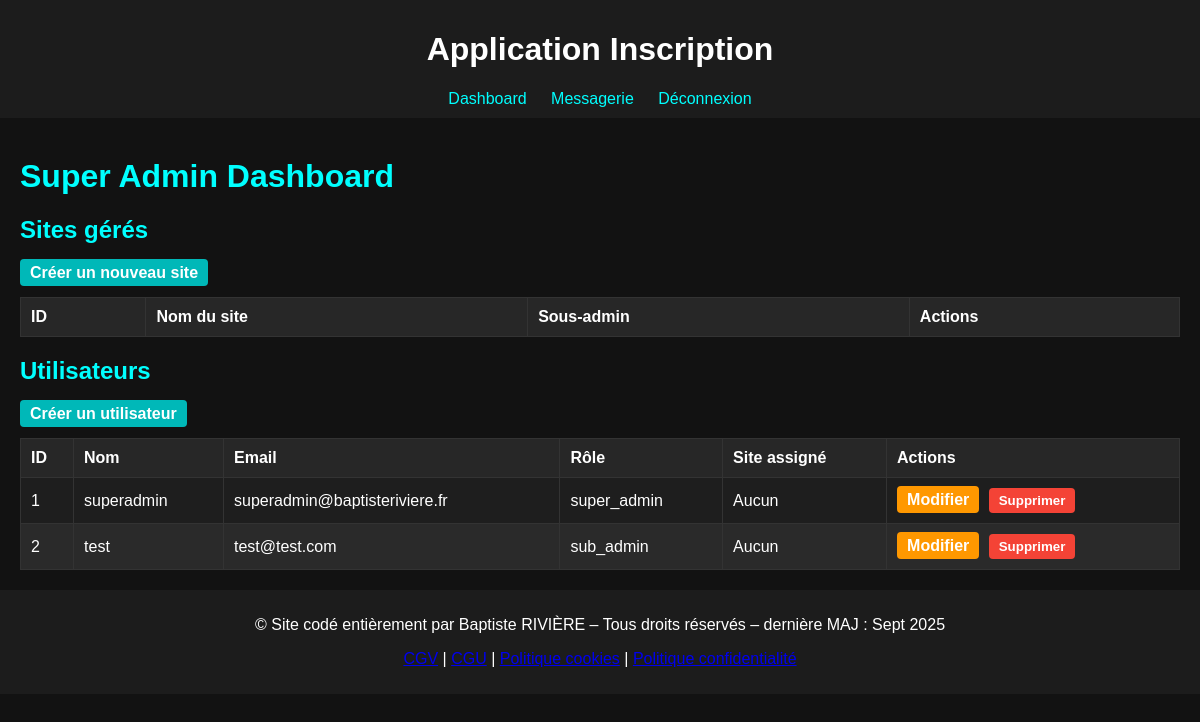
Page /super_admin/ (signed in) on the earlier database version.
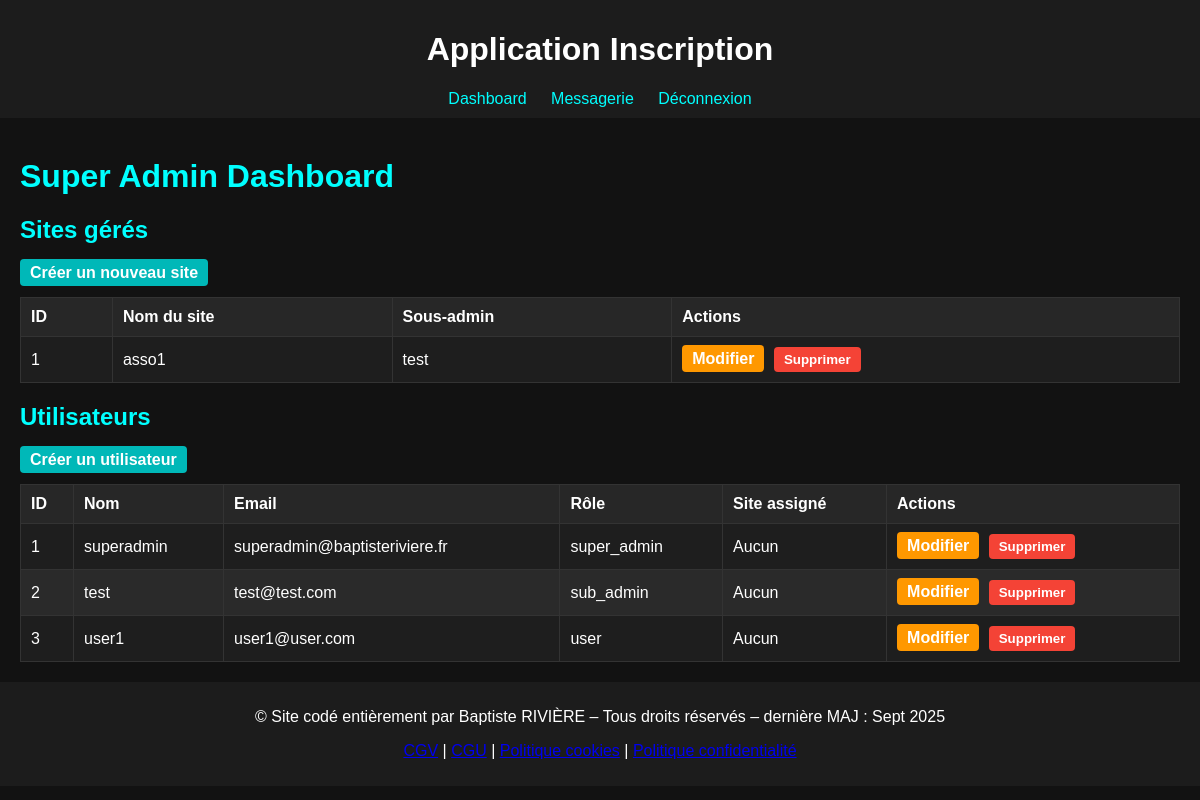
Same page on the later database version.
### app/models.py (models this page shows, shortened)
class User(UserMixin, db.Model):
    id = db.Column(db.Integer, primary_key=True)
    username = db.Column(db.String(64), unique=True, nullable=False)
    email = db.Column(db.String(120), unique=True, nullable=False)
    password_hash = db.Column(db.String(128))
    role = db.Column(db.String(20), default='user')  # user / sub_admin / super_admin
    site_id = db.Column(db.Integer, db.ForeignKey('site.id'), nullable=True)
    site = db.relationship(
        'Site',
        back_populates='users',
        foreign_keys=[site_id]
    )
    dossiers = db.relationship('Dossier', backref='user', lazy=True)
    managed_sites = db.relationship(
        'Site',
        back_populates='sub_admin',
        foreign_keys='Site.sub_admin_id'
    )
    sent_messages = db.relationship('Message', backref='sender', foreign_keys='Message.sender_id', lazy='dynamic')
    received_messages = db.relationship('Message', backref='recipient', foreign_keys='Message.recipient_id', lazy='dynamic')

class Site(db.Model):
    id = db.Column(db.Integer, primary_key=True)
    name = db.Column(db.String(100), unique=True, nullable=False)
    slug = db.Column(db.String(50), unique=True, nullable=False)  # partie du lien
    sub_admin_id = db.Column(db.Integer, db.ForeignKey('user.id'), nullable=True)
    users = db.relationship(
        'User',
        back_populates='site',
        foreign_keys='User.site_id'
    )
    sub_admin = db.relationship(
        'User',
        back_populates='managed_sites',
        foreign_keys=[sub_admin_id]
    )
    dossiers = db.relationship('Dossier', backref='site', lazy=True)

### app/routes/super_admin.py (the view)
@super_admin_bp.route('/')
@login_required
@super_admin_required
def dashboard():
    sites = Site.query.all()
    users = User.query.all()
    return render_template('super_admin/dashboard.html', sites=sites, users=users)

### app/routes/super_admin.py (called while the page is built)
def super_admin_required(func):
    @wraps(func)
    def wrapper(*args, **kwargs):
        if not current_user.is_authenticated or current_user.role != 'super_admin':
            flash("Accès interdit : Super Admin uniquement.", "danger")
            return redirect(url_for('user.home'))
        return func(*args, **kwargs)
    return wrapper

### app/templates/super_admin/dashboard.html (shortened to what this page needs)
{% extends "base.html" %}
{% block extra_styles %}
<link rel="stylesheet" href="{{ url_for('static', filename='css/super_admin/dashboard.css') }}">
{% endblock %}
{% block content %}
<div id="super-admin-dashboard">
    <h1>Super Admin Dashboard</h1>
    <section>
        <h2>Sites gérés</h2>
        <a href="{{ url_for('super_admin.create_site') }}" class="btn btn-primary mb-3">Créer un nouveau site</a>
        <table class="dashboard-table">
            <thead>
                <tr>
                    <th>ID</th>
                    <th>Nom du site</th>
                    <th>Sous-admin</th>
                    <th>Actions</th>
                </tr>
            </thead>
            <tbody>
            {% for site in sites %}
                <tr>
                    <td>{{ site.id }}</td>
                    <td>{{ site.name }}</td>
                    <td>{{ site.sub_admin.username if site.sub_admin else "Aucun" }}</td>
                    <td>
                        <a href="{{ url_for('super_admin.edit_site', site_id=site.id) }}" class="btn btn-warning">Modifier</a>
                        <form method="POST" action="{{ url_for('super_admin.delete_site', site_id=site.id) }}" style="display:inline">
                            <button type="submit" class="btn btn-danger" onclick="return confirm('Supprimer ce site ?');">Supprimer</button>
                        </form>
                    </td>
                </tr>
            {% endfor %}
            </tbody>
        </table>
    </section>
    <section class="mt-5">
        <h2>Utilisateurs</h2>
        <a href="{{ url_for('super_admin.create_user') }}" class="btn btn-primary mb-3">Créer un utilisateur</a>
        <table class="dashboard-table">
            <thead>
                <tr>
                    <th>ID</th>
                    <th>Nom</th>
                    <th>Email</th>
                    <th>Rôle</th>
                    <th>Site assigné</th>
                    <th>Actions</th>
                </tr>
            </thead>
            <tbody>
            {% for user in users %}
                <tr>
                    <td>{{ user.id }}</td>
                    <td>{{ user.username }}</td>
                    <td>{{ user.email }}</td>
                    <td>{{ user.role }}</td>
                    <td>{{ user.site.name if user.site else "Aucun" }}</td>
                    <td>
                        <a href="{{ url_for('super_admin.edit_user', user_id=user.id) }}" class="btn btn-warning">Modifier</a>
                        <form method="POST" action="{{ url_for('super_admin.delete_user', user_id=user.id) }}" style="display:inline">
                            <button type="submit" class="btn btn-danger" onclick="return confirm('Supprimer cet utilisateur ?');">Supprimer</button>
                        </form>
                    </td>
                </tr>
            {% endfor %}
            </tbody>
        </table>
    </section>
</div>
{% endblock %}

### app/templates/base.html (shortened to what this page needs)
<!DOCTYPE html>
<html lang="fr">
<head>
    <link rel="stylesheet" href="{{ url_for('static', filename='css/style.css') }}">
    {% block extra_styles %}{% endblock %}
</head>
<body>
    <header>
        <h1>Application Inscription</h1>
        <nav>
            {% if current_user.is_authenticated %}
                <a href="{{ url_for('user.home') }}">Dashboard</a>
                <a href="{{ url_for('messaging.inbox') }}">Messagerie</a>
                <a href="{{ url_for('user.logout') }}">Déconnexion</a>
            {% else %}
                <a href="{{ url_for('user.login') }}">Connexion</a>
                <a href="{{ url_for('user.register') }}">Inscription</a>
            {% endif %}
        </nav>
    </header>
    <main>
        {% block content %}{% endblock %}
    </main>
    <footer>
        <p>© Site codé entièrement par Baptiste RIVIÈRE – Tous droits réservés – dernière MAJ : Sept 2025</p>
        <p>
            <a href="#">CGV</a> |
            <a href="#">CGU</a> |
            <a href="#">Politique cookies</a> |
            <a href="#">Politique confidentialité</a>
        </p>
    </footer>
</body>
</html>

### app/static/css/style.css (style rules this page uses)
body { background-color: #121212; color: #ffffff; font-family: Arial, sans-serif; margin: 0; padding: 0; }
header, footer { background-color: #1c1c1c; padding: 10px 20px; text-align: center; }
nav a { color: #00ffff; text-decoration: none; margin: 0 10px; }
main { padding: 20px; }

### app/static/css/super_admin/dashboard.css (style rules this page uses)
#super-admin-dashboard .dashboard-table { width: 100%; border-collapse: collapse; margin-top: 15px; background-color: #1e1e1e; color: #ffffff; }
#super-admin-dashboard .dashboard-table th, #super-admin-dashboard .dashboard-table td { border: 1px solid #333; padding: 10px; text-align: left; }
#super-admin-dashboard .dashboard-table th { background-color: #272727; }
#super-admin-dashboard .dashboard-table tr:nth-child(even) { background-color: #2a2a2a; }
#super-admin-dashboard .btn { padding: 5px 10px; border: none; border-radius: 4px; text-decoration: none; font-weight: bold; cursor: pointer; margin-right: 5px; color: #fff; }
#super-admin-dashboard .btn-primary { background-color: #00b8b8; }
#super-admin-dashboard .btn-warning { background-color: #ff9800; }
#super-admin-dashboard .btn-danger { background-color: #f44336; }
#super-admin-dashboard h1, #super-admin-dashboard h2 { color: #00ffff; margin-top: 20px; }

Differences in the rows shown:
added Site: id "1", name "asso1", sub_admin "test"
added User: id "3", username "user1", email "user1@user.com", role "user", site "Aucun"
